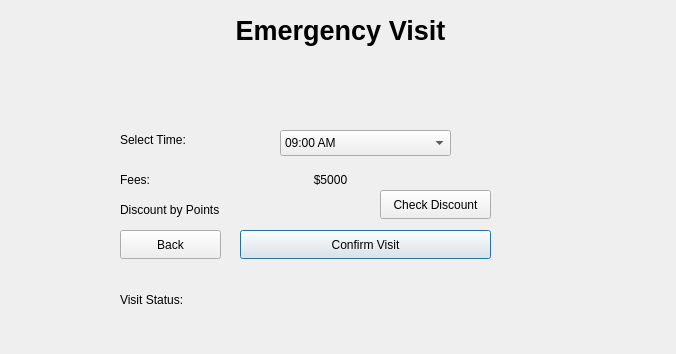
<?xml version="1.0" encoding="UTF-8"?>
<ui version="4.0">
 <class>bookEmergencyVisitWindow</class>
 <widget class="QDialog" name="bookEmergencyVisitWindow">
  <property name="geometry">
   <rect>
    <x>0</x>
    <y>0</y>
    <width>676</width>
    <height>354</height>
   </rect>
  </property>
  <property name="windowTitle">
   <string>Dialog</string>
  </property>
  <widget class="QLabel" name="selectTimeTitle">
   <property name="geometry">
    <rect>
     <x>120</x>
     <y>130</y>
     <width>141</width>
     <height>20</height>
    </rect>
   </property>
   <property name="text">
    <string>Select Time:</string>
   </property>
  </widget>
  <widget class="QLabel" name="visitStatusTitle">
   <property name="geometry">
    <rect>
     <x>120</x>
     <y>290</y>
     <width>451</width>
     <height>20</height>
    </rect>
   </property>
   <property name="text">
    <string>Visit Status:</string>
   </property>
  </widget>
  <widget class="QComboBox" name="timeComboBox">
   <property name="geometry">
    <rect>
     <x>280</x>
     <y>130</y>
     <width>171</width>
     <height>26</height>
    </rect>
   </property>
   <item>
    <property name="text">
     <string>09:00 AM</string>
    </property>
   </item>
   <item>
    <property name="text">
     <string>10:00 AM</string>
    </property>
   </item>
   <item>
    <property name="text">
     <string>11:00 AM</string>
    </property>
   </item>
   <item>
    <property name="text">
     <string>12:00 PM</string>
    </property>
   </item>
   <item>
    <property name="text">
     <string>01:00 PM</string>
    </property>
   </item>
   <item>
    <property name="text">
     <string>02:00 PM</string>
    </property>
   </item>
   <item>
    <property name="text">
     <string>03:00 PM</string>
    </property>
   </item>
  </widget>
  <widget class="QPushButton" name="confirmVisitButton">
   <property name="geometry">
    <rect>
     <x>240</x>
     <y>230</y>
     <width>251</width>
     <height>29</height>
    </rect>
   </property>
   <property name="text">
    <string>Confirm Visit</string>
   </property>
  </widget>
  <widget class="QPushButton" name="backButton">
   <property name="geometry">
    <rect>
     <x>120</x>
     <y>230</y>
     <width>101</width>
     <height>29</height>
    </rect>
   </property>
   <property name="text">
    <string>Back</string>
   </property>
  </widget>
  <widget class="QLabel" name="feesTitle">
   <property name="geometry">
    <rect>
     <x>120</x>
     <y>170</y>
     <width>141</width>
     <height>20</height>
    </rect>
   </property>
   <property name="text">
    <string>Fees:</string>
   </property>
  </widget>
  <widget class="QLabel" name="feesDisplay">
   <property name="geometry">
    <rect>
     <x>280</x>
     <y>170</y>
     <width>101</width>
     <height>20</height>
    </rect>
   </property>
   <property name="text">
    <string>$5000</string>
   </property>
   <property name="alignment">
    <set>Qt::AlignCenter</set>
   </property>
  </widget>
  <widget class="QLabel" name="discountTitle">
   <property name="geometry">
    <rect>
     <x>120</x>
     <y>200</y>
     <width>141</width>
     <height>20</height>
    </rect>
   </property>
   <property name="text">
    <string>Discount by Points</string>
   </property>
  </widget>
  <widget class="QLabel" name="discountDisplay">
   <property name="geometry">
    <rect>
     <x>280</x>
     <y>200</y>
     <width>101</width>
     <height>20</height>
    </rect>
   </property>
   <property name="text">
    <string/>
   </property>
   <property name="alignment">
    <set>Qt::AlignCenter</set>
   </property>
  </widget>
  <widget class="QLabel" name="emergencyVisitTitle">
   <property name="geometry">
    <rect>
     <x>0</x>
     <y>0</y>
     <width>681</width>
     <height>61</height>
    </rect>
   </property>
   <property name="font">
    <font>
     <pointsize>20</pointsize>
     <bold>true</bold>
    </font>
   </property>
   <property name="text">
    <string>Emergency Visit</string>
   </property>
   <property name="alignment">
    <set>Qt::AlignCenter</set>
   </property>
  </widget>
  <widget class="QPushButton" name="checkDiscountButton">
   <property name="geometry">
    <rect>
     <x>380</x>
     <y>190</y>
     <width>111</width>
     <height>29</height>
    </rect>
   </property>
   <property name="text">
    <string>Check Discount</string>
   </property>
  </widget>
 </widget>
 <resources/>
 <connections/>
</ui>
